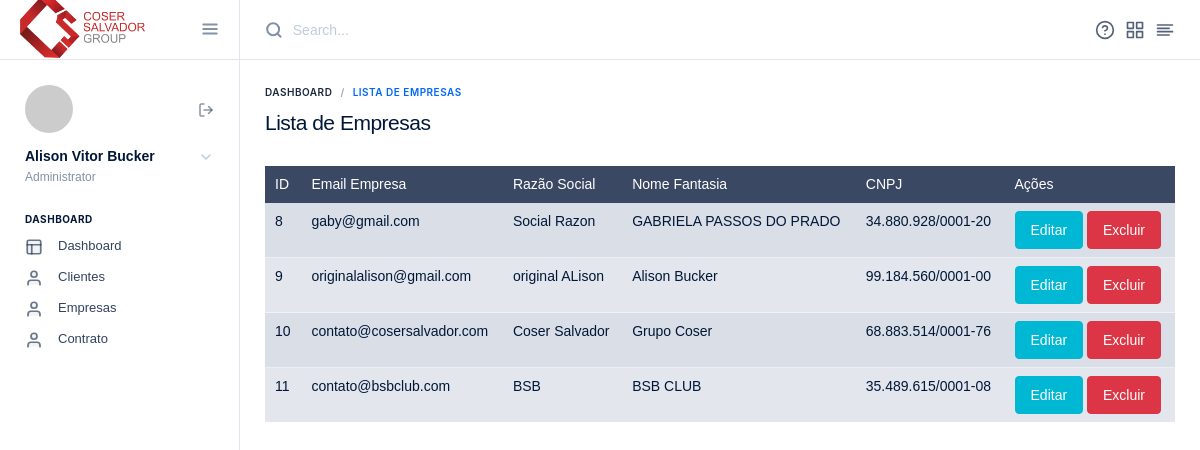
The page /adm/listEmpresas (signed in) on the database its author committed.
### tables this page shows
CREATE TABLE `empresas` (
  `id` int(11) NOT NULL,
  `email` varchar(200) DEFAULT NULL,
  `raz_soc` varchar(255) DEFAULT NULL,
  `nome_fant` varchar(255) DEFAULT NULL,
  `cnpj` varchar(255) DEFAULT NULL,
  `logo` varchar(255) DEFAULT NULL,
  `contrato_stat` int(11) DEFAULT NULL
);

### core/Controller.php (called while the page is built, shortened)
<?php
class controller {
	public function loadTemplate($viewName, $viewData = array()) {
		include 'views/template.php';
	}
	public function loadViewInTemplate($viewName, $viewData) {
		extract($viewData);
		include 'views/'.$viewName.'.php';
	}
}

### core/Core.php (called while the page is built, shortened)
<?php
class Core {
	public function run() {
        $url = '/'.(isset($_GET['q'])?$_GET['q']:'');
		$params = array();
		if(!empty($url) && $url != '/') {
			$url = explode('/', $url);
			array_shift($url);
			array_shift($url);
			if(isset($url[0]) && $url[0] != '/') {
				$currentAction = $url[0];
			} else {
				$currentAction = 'index';
			}
		} else {
			$currentController = 'homeController';
			$currentAction = 'index';
		}
		$c = new $currentController();
		call_user_func_array(array($c, $currentAction), $params);
	}
}

### index.php (called while the page is built, shortened)
<?php
$core = new Core();
$core->run();
?>

### core/Model.php (called while the page is built, shortened)
<?php
class model {
	public function __construct() {
		global $db;
		$this->db = $db;
	}
}
?>

### models/Admin.php (called while the page is built, shortened)
<?php
class Admin extends model {
    public function getListEmpresas(){
        $array = array();
        $sql = "SELECT * FROM empresas";
        $sql = $this->db->query($sql);
        if($sql->rowCount() > 0){
            $array = $sql->fetchAll();
        }
        return $array;
    }
    public function getDadosAdm($id){
        $array = array();
        $sql = "SELECT * FROM admin WHERE id = :id";
        $sql = $this->db->prepare($sql);
        $sql->bindValue(':id', $id);
        $sql->execute();
        if($sql->rowCount() > 0){
            $array = $sql->fetch();
        }
        return $array;
    }
}

### views/listEmpresas.php (the view, shortened to what this page needs)
<div class="container pd-x-0">
    <div class="d-sm-flex align-items-center justify-content-between mg-b-20 mg-lg-b-25 mg-xl-b-30">
        <div>
            <nav aria-label="breadcrumb">
            <ol class="breadcrumb breadcrumb-style1 mg-b-10">
                <li class="breadcrumb-item"><a href="<?php echo BASE_URL;?>">Dashboard</a></li>
                <li class="breadcrumb-item active" aria-current="page">Lista de Empresas</li>
            </ol>
            </nav>
            <h4 class="mg-b-0 tx-spacing--1">Lista de Empresas</h4>
        </div>
    </div>
</div>
<table class="table table-dark table-striped table-hover">
  <thead>
    <tr>
      <th scope="col">ID</th>
      <th scope="col">Email Empresa</th>
      <th scope="col">Razão Social</th>
      <th scope="col">Nome Fantasia</th>
      <th scope="col">CNPJ</th>
      <th scope="col">Ações</th>
    </tr>
  </thead>
  <tbody>
    <?php foreach($empresasList as $item):?>
        <tr>
            <th scope="row"><?php echo $item['id'];?></th>
            <td><?php echo $item['email'];?></td>
            <td><?php echo $item['raz_soc'];?></td>
            <td><?php echo $item['nome_fant'];?></td>
            <td><?php echo $item['cnpj'];?></td>
            <td>
              <a href="<?php echo BASE_URL."adm/editarEmpresa/".$item['id'];?>" class="btn btn-info">Editar</a>
              <a href="<?php echo BASE_URL."adm/excluirEmpresa/".$item['id'];?>" class="btn btn-danger">Excluir</a>
            </td>
        </tr>
    <?php endforeach;?>
  </tbody>
</table>

### views/template.php (shortened to what this page needs)
<!DOCTYPE html>
<html lang="en">
  <head>
    <link href="<?php echo BASE_URL;?>assets/lib/@fortawesome/fontawesome-free/css/all.min.css" rel="stylesheet">
    <link href="<?php echo BASE_URL;?>assets/lib/ionicons/css/ionicons.min.css" rel="stylesheet">
    <link href="../../lib/jqvmap/jqvmap.min.css" rel="stylesheet">
    <link rel="stylesheet" href="<?php echo BASE_URL;?>assets/css/dashforge.css">
    <link rel="stylesheet" href="<?php echo BASE_URL;?>assets/css/dashforge.dashboard.css">
  </head>
  <body>
    <aside class="aside aside-fixed">
      <div class="aside-header">
        <a href="<?php echo BASE_URL."adm";?>" class="aside-logo"><img src="<?php echo BASE_URL."assets/img/logo_coser_salvador.png";?>" alt="" width="125px"></a>
        <a href="" class="aside-menu-link">
          <i data-feather="menu"></i>
        </a>
      </div>
      <div class="aside-body">
        <div class="aside-loggedin">
          <div class="d-flex align-items-center justify-content-start">
            <a href="" class="avatar"><img src="https://via.placeholder.com/500" class="rounded-circle" alt=""></a>
            <div class="aside-alert-link">
              <a href="<?php echo BASE_URL;?>adm/logout" data-toggle="tooltip" title="Sign out"><i data-feather="log-out"></i></a>
            </div>
          </div>
          <div class="aside-loggedin-user">
            <a href="#loggedinMenu" class="d-flex align-items-center justify-content-between mg-b-2" data-toggle="collapse">
              <h6 class="tx-semibold mg-b-0"><?php echo $viewData['admData']['nome'];?></h6>
              <i data-feather="chevron-down"></i>
            </a>
            <p class="tx-color-03 tx-12 mg-b-0">Administrator</p>
          </div>
        </div>
        <ul class="nav nav-aside">
          <li class="nav-label">Dashboard</li>
          <li class="nav-item"><a href="<?php echo BASE_URL."adm";?>" class="nav-link"><font style="vertical-align: inherit;"><font style="vertical-align: inherit;"> Dashboard</font></font></a></li>
          <li class="nav-item with-sub">
            <a href="" class="nav-link"><i data-feather="user"></i> <span>Clientes</span></a>
          </li>
          <li class="nav-item with-sub">
            <a href="" class="nav-link"><i data-feather="user"></i> <span>Empresas</span></a>
          </li>
          <li class="nav-item with-sub">
            <a href="" class="nav-link"><i data-feather="user"></i><span>Contrato</span></a>
          </li>
        </ul>
      </div>
    </aside>
    <div class="content ht-100v pd-0">
      <div class="content-header">
        <div class="content-search">
          <i data-feather="search"></i>
          <input type="search" class="form-control" placeholder="Search...">
        </div>
        <nav class="nav">
          <a href="" class="nav-link"><i data-feather="help-circle"></i></a>
          <a href="" class="nav-link"><i data-feather="grid"></i></a>
          <a href="" class="nav-link"><i data-feather="align-left"></i></a>
        </nav>
      </div>
      <div class="content-body">
        <div class="container pd-x-0">
        <?php $this->loadViewInTemplate($viewName, $viewData); ?>
        </div>
      </div>
    </div>
  </body>
</html>

### rows shown on the page
empresas: id "8", email "gaby@gmail.com", raz_soc "Social Razon", nome_fant "GABRIELA PASSOS DO PRADO", cnpj "34.880.928/0001-20"
empresas: id "9", email "originalalison@gmail.com", raz_soc "original ALison", nome_fant "Alison Bucker", cnpj "99.184.560/0001-00"
empresas: id "10", email "contato@cosersalvador.com", raz_soc "Coser Salvador", nome_fant "Grupo Coser", cnpj "68.883.514/0001-76"
empresas: id "11", email "contato@bsbclub.com", raz_soc "BSB", nome_fant "BSB CLUB", cnpj "35.489.615/0001-08"

### other values the page prints
$viewData['admData']['nome'] "Alison Vitor Bucker"
